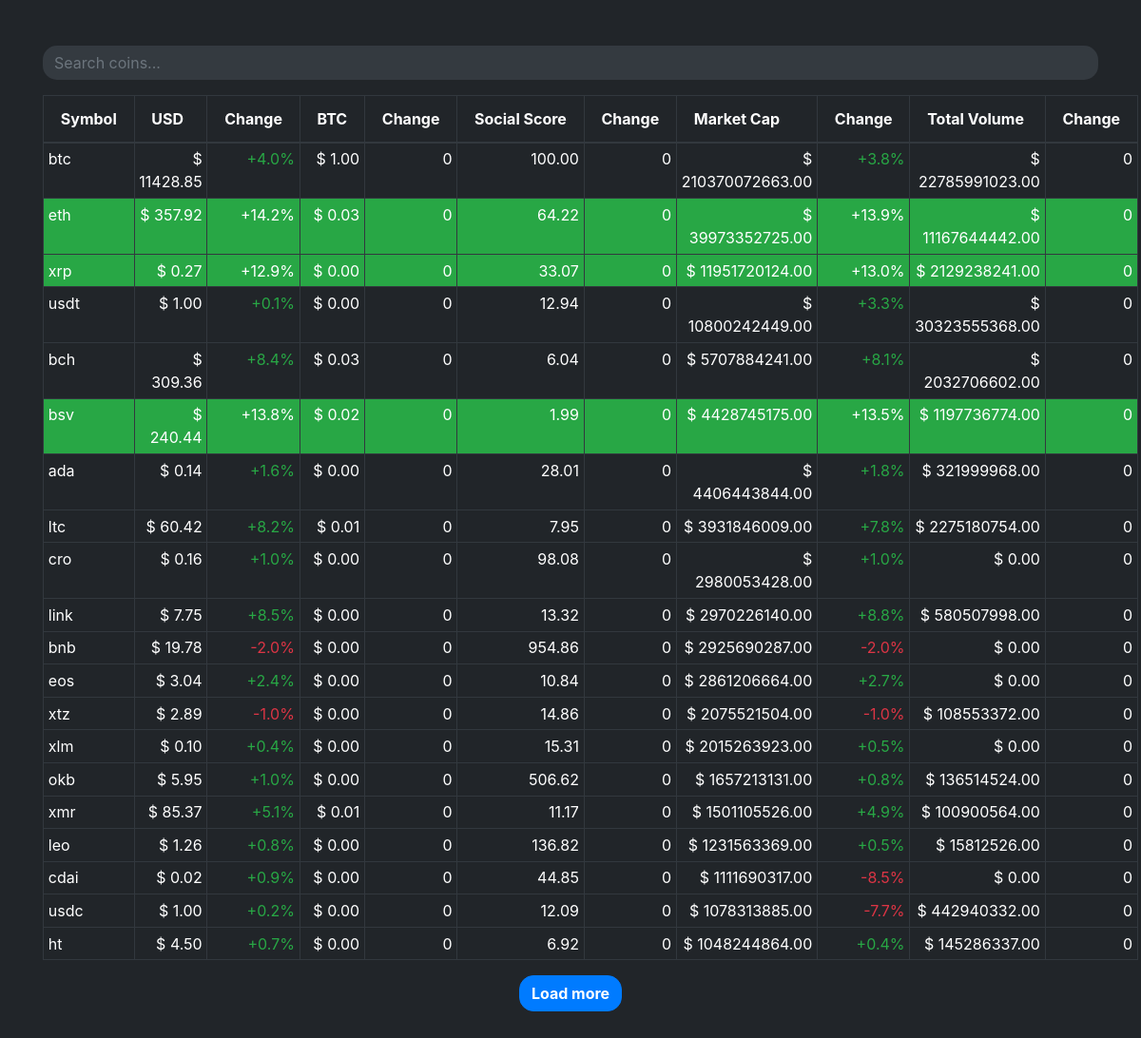
The page / on the database its author committed.
### coins/models.py (models this page shows, shortened)
class Coin(models.Model):
    id = models.CharField(max_length=64, primary_key=True)
    name = models.CharField(max_length=64)
    symbol = models.CharField(max_length=64)
    price = models.FloatField(default=0)
    price_change = models.FloatField(blank=True, default=0, null=True)
    price_btc = models.FloatField(default=0)
    price_btc_change = models.FloatField(default=0)
    social_score = models.FloatField(default=0)
    social_score_change = models.FloatField(blank=True, default=0, null=True)
    market_cap = models.FloatField(default=0)
    market_cap_change = models.FloatField(blank=True, default=0, null=True)
    total_volume = models.FloatField(blank=True, default=0, null=True)
    total_volume_change = models.FloatField(blank=True, default=0, null=True)
    history = HistoricalRecords()

### coins/views.py (the view, shortened to what this page needs)
# urls.py: path('', index),
def index(request):
    context = {}
    request.session['page'] = 1
    if request.method == 'GET':
        try :
            coins = Coin.objects.order_by(f"{request.session['order_by']}")[:20]
        except KeyError:
            request.session['order_by'] = '-market_cap'
            coins = Coin.objects.order_by('-market_cap')[:20]
    context["coins"] = coins
    return render(request, 'coins/index.html', context = context)

### coins/templates/coins/index.html (shortened to what this page needs)
<!DOCTYPE html>
<html lang="en" dir="ltr">
{% load static %}
<head>
  <link rel="stylesheet" href="https://maxcdn.bootstrapcdn.com/bootstrap/4.0.0/css/bootstrap.min.css">
  <link rel="stylesheet" href="{% static 'coins/css/master.css' %}">
</head>
<body>
  <div class="container py-5">
    <div class="input-group mb-3">
      <input type="text" value="{{search}}" class="form-control bg-dark text-white" style="border:none; border-radius:15px;" id="search-coins-field" placeholder="Search coins..." aria-label="Search coins...">
    </div>
    <table class="table table-hover table-sm table-dark table-bordered">
      <thead class="thead-dark">
        <tr>
          <th><button type="button" class="btn field" data-field="symbol">Symbol</button></th>
          <th><button type="button" class="btn field" href="" data-field="-price">USD</button></th>
          <th><button type="button" class="btn field" href="" data-field="-price_change">Change</button></th>
          <th><button type="button" class="btn field" href="" data-field="-price_btc">BTC</button></th>
          <th><button type="button" class="btn field" href="" data-field="-price_btc_change">Change</button></th>
          <th><button type="button" class="btn field" href="" data-field="-social_score">Social Score</button></th>
          <th><button type="button" class="btn field" href="" data-field="-social_score_change">Change</button></th>
          <th><button type="button" class="btn field" href="" data-field="-market_cap">Market Cap</button></th>
          <th><button type="button" class="btn field" href="" data-field="-market_cap_change">Change</button></th>
          <th><button type="button" class="btn field" href="" data-field="-total_volume">Total Volume</button></th>
          <th><button type="button" class="btn field" href="" data-field="-total_volume_change">Change</button></th>
        </tr>
      </thead>
      <tbody id='coins-list'>
        {% include 'coins/coins.html' %}
      </tbody>
    </table>
    <div class="text-center">
      <button style="border-radius:15px; font-weight:700;" type="button" id="load-more-btn" data-page="2" class="btn btn-primary">Load more</button>
    </div>
  </div>
</body>
</html>

### coins/templates/coins/coins.html (shortened to what this page needs)
{% for coin in coins %}
  {% if coin.price_change > 10 or coin.price_btc_change > 10 or coin.social_score_change > 10 or coin.market_cap_change > 10 or coin.total_volume_change > 10%}
  <tr class="bg-success">
    <td>{{coin.symbol}}</td>
    <td class="alnright">$ {{coin.price|floatformat:2}}</td>
    <td class="alnright">
      {% if coin.price_change > 0 %}
      <span>+{{coin.price_change|floatformat:1}}%</span>
      {% elif coin.price_change < 0 %}
      <span>{{coin.price_change|floatformat:1}}%</span>
      {% else %}
      0
      {% endif %}
    </td>
    <td class="alnright">$ {{coin.price_btc|floatformat:2}}</td>
    <td class="alnright">
      {% if coin.price_btc_change > 0 %}
        <span>+{{coin.price_btc_change|floatformat:1}}%</span>
      {% elif coin.price_btc_change < 0 %}
        <span>{{coin.price_btc_change|floatformat:1}}%</span>
      {% else %}
      0
      {% endif %}
    </td>
    <td class="alnright">{{coin.social_score|floatformat:2}}</td>
    <td class="alnright">
      {% if coin.social_score_change > 0 %}
        <span>+{{coin.social_score_change|floatformat:1}}%</span>
      {% elif coin.social_score_change < 0 %}
        <span>{{coin.social_score_change|floatformat:1}}%</span>
      {% else %}
      0
      {% endif %}
    </td>
    <td class="alnright">$ {{coin.market_cap|floatformat:2}}</td>
    <td class="alnright">
      {% if coin.market_cap_change > 0 %}
        <span>+{{coin.market_cap_change|floatformat:1}}%</span>
      {% elif coin.market_cap_change < 0 %}
        <span>{{coin.market_cap_change|floatformat:1}}%</span>
      {% else %}
      0
      {% endif %}
    </td>
    <td class="alnright">$ {{coin.total_volume|floatformat:2}}</td>
    <td class="alnright">
      {% if coin.total_volume_change > 0 %}
        <span>+{{coin.total_volume_change|floatformat:1}}%</span>
      {% elif coin.total_volume_change < 0 %}
        <span>{{coin.total_volume_change|floatformat:1}}%</span>
      {% else %}
      0
      {% endif %}
    </td>
  </tr>
  {% else %}
  <tr>
    <td>{{coin.symbol}}</td>
    <td class="alnright">$ {{coin.price|floatformat:2}}</td>
    <td class="alnright">
      {% if coin.price_change > 0 %}
      <span class="text-success">+{{coin.price_change|floatformat:1}}%</span>
      {% elif coin.price_change < 0 %}
      <span class="text-danger">{{coin.price_change|floatformat:1}}%</span>
      {% else %}
      0
      {% endif %}
    </td>
    <td class="alnright">$ {{coin.price_btc|floatformat:2}}</td>
    <td class="alnright">
      {% if coin.price_btc_change > 0 %}
        <span class="text-success">+{{coin.price_btc_change|floatformat:1}}%</span>
      {% elif coin.price_btc_change < 0 %}
        <span class="text-danger">{{coin.price_btc_change|floatformat:1}}%</span>
      {% else %}
      0
      {% endif %}
    </td>
    <td class="alnright">{{coin.social_score|floatformat:2}}</td>
    <td class="alnright">
      {% if coin.social_score_change > 0 %}
        <span class="text-success">+{{coin.social_score_change|floatformat:1}}%</span>
      {% elif coin.social_score_change < 0 %}
        <span class="text-danger">{{coin.social_score_change|floatformat:1}}%</span>
      {% else %}
      0
      {% endif %}
    </td>
    <td class="alnright">$ {{coin.market_cap|floatformat:2}}</td>
    <td class="alnright">
      {% if coin.market_cap_change > 0 %}
        <span class="text-success">+{{coin.market_cap_change|floatformat:1}}%</span>
      {% elif coin.market_cap_change < 0 %}
        <span class="text-danger">{{coin.market_cap_change|floatformat:1}}%</span>
      {% else %}
      0
      {% endif %}
    </td>
    <td class="alnright">$ {{coin.total_volume|floatformat:2}}</td>
    <td class="alnright">
      {% if coin.total_volume_change > 0 %}
        <span class="text-success">+{{coin.total_volume_change|floatformat:1}}%</span>
      {% elif coin.total_volume_change < 0 %}
        <span class="text-danger">{{coin.total_volume_change|floatformat:1}}%</span>
      {% else %}
      0
      {% endif %}
    </td>
  </tr>
  {% endif %}
{% endfor %}

### coins/static/coins/css/master.css (style rules this page uses)
body { background-color: #212529; }
.field { background-color: transparent; color: white; font-weight: bold; }
.alnright { text-align: right; }

### rows shown on the page
Coin: symbol "btc", price "11428.85", price_change "4.0", price_btc "1.00", price_btc_change "0", social_score "100.00", social_score_change "0", market_cap "210370072663.00", market_cap_change "3.8", total_volume "22785991023.00", total_volume_change "0"
Coin: symbol "eth", price "357.92", price_change "14.2", price_btc "0.03", price_btc_change "0", social_score "64.22", social_score_change "0", market_cap "39973352725.00", market_cap_change "13.9", total_volume "11167644442.00", total_volume_change "0"
Coin: symbol "bch", price "309.36", price_change "8.4", price_btc "0.03", price_btc_change "0", social_score "6.04", social_score_change "0", market_cap "5707884241.00", market_cap_change "8.1", total_volume "2032706602.00", total_volume_change "0"
Coin: symbol "bsv", price "240.44", price_change "13.8", price_btc "0.02", price_btc_change "0", social_score "1.99", social_score_change "0", market_cap "4428745175.00", market_cap_change "13.5", total_volume "1197736774.00", total_volume_change "0"
Coin: symbol "ada", price "0.14", price_change "1.6", price_btc "0.00", price_btc_change "0", social_score "28.01", social_score_change "0", market_cap "4406443844.00", market_cap_change "1.8", total_volume "321999968.00", total_volume_change "0"
Coin: symbol "link", price "7.75", price_change "8.5", price_btc "0.00", price_btc_change "0", social_score "13.32", social_score_change "0", market_cap "2970226140.00", market_cap_change "8.8", total_volume "580507998.00", total_volume_change "0"
Coin: symbol "bnb", price "19.78", price_change "-2.0", price_btc "0.00", price_btc_change "0", social_score "954.86", social_score_change "0", market_cap "2925690287.00", market_cap_change "-2.0", total_volume "0.00", total_volume_change "0"
Coin: symbol "eos", price "3.04", price_change "2.4", price_btc "0.00", price_btc_change "0", social_score "10.84", social_score_change "0", market_cap "2861206664.00", market_cap_change "2.7", total_volume "0.00", total_volume_change "0"
Coin: symbol "okb", price "5.95", price_change "1.0", price_btc "0.00", price_btc_change "0", social_score "506.62", social_score_change "0", market_cap "1657213131.00", market_cap_change "0.8", total_volume "136514524.00", total_volume_change "0"
Coin: symbol "xmr", price "85.37", price_change "5.1", price_btc "0.01", price_btc_change "0", social_score "11.17", social_score_change "0", market_cap "1501105526.00", market_cap_change "4.9", total_volume "100900564.00", total_volume_change "0"
Coin: symbol "leo", price "1.26", price_change "0.8", price_btc "0.00", price_btc_change "0", social_score "136.82", social_score_change "0", market_cap "1231563369.00", market_cap_change "0.5", total_volume "15812526.00", total_volume_change "0"
Coin: symbol "ht", price "4.50", price_change "0.7", price_btc "0.00", price_btc_change "0", social_score "6.92", social_score_change "0", market_cap "1048244864.00", market_cap_change "0.4", total_volume "145286337.00", total_volume_change "0"
